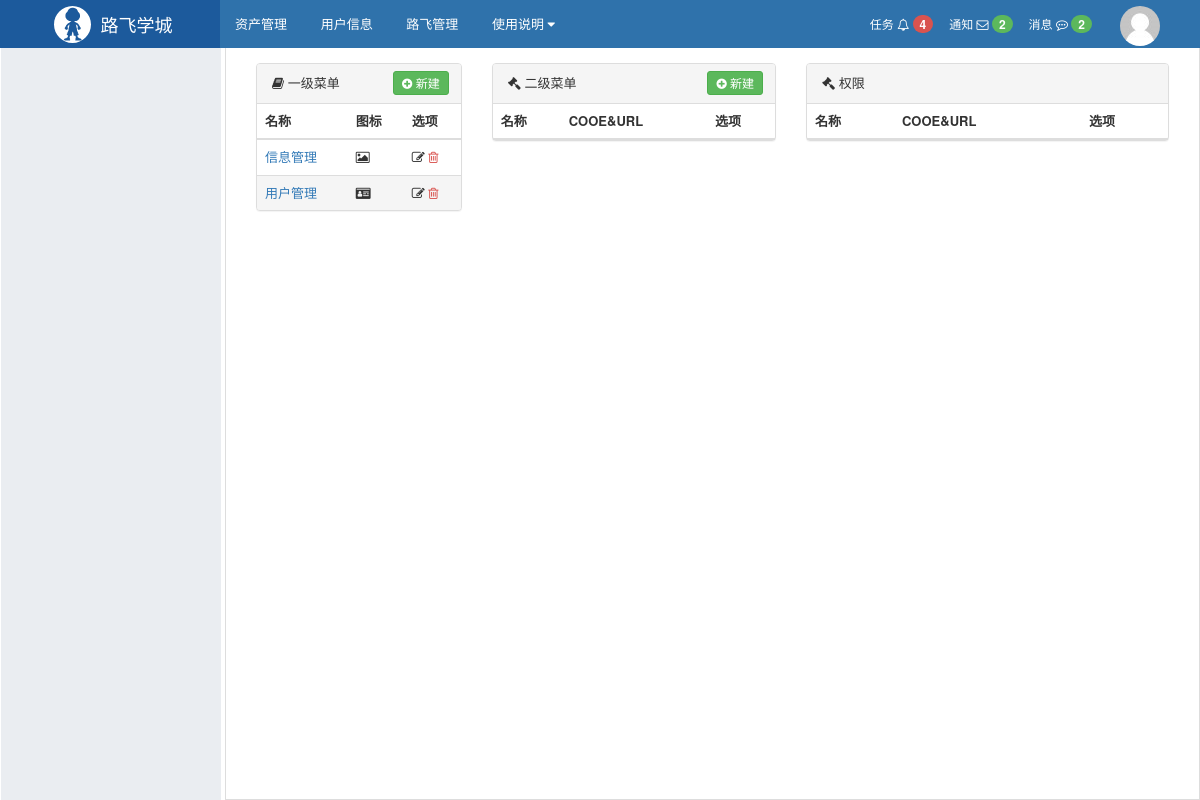
The page /rbac/menu/list/?mid=2 on the database as committed earlier.
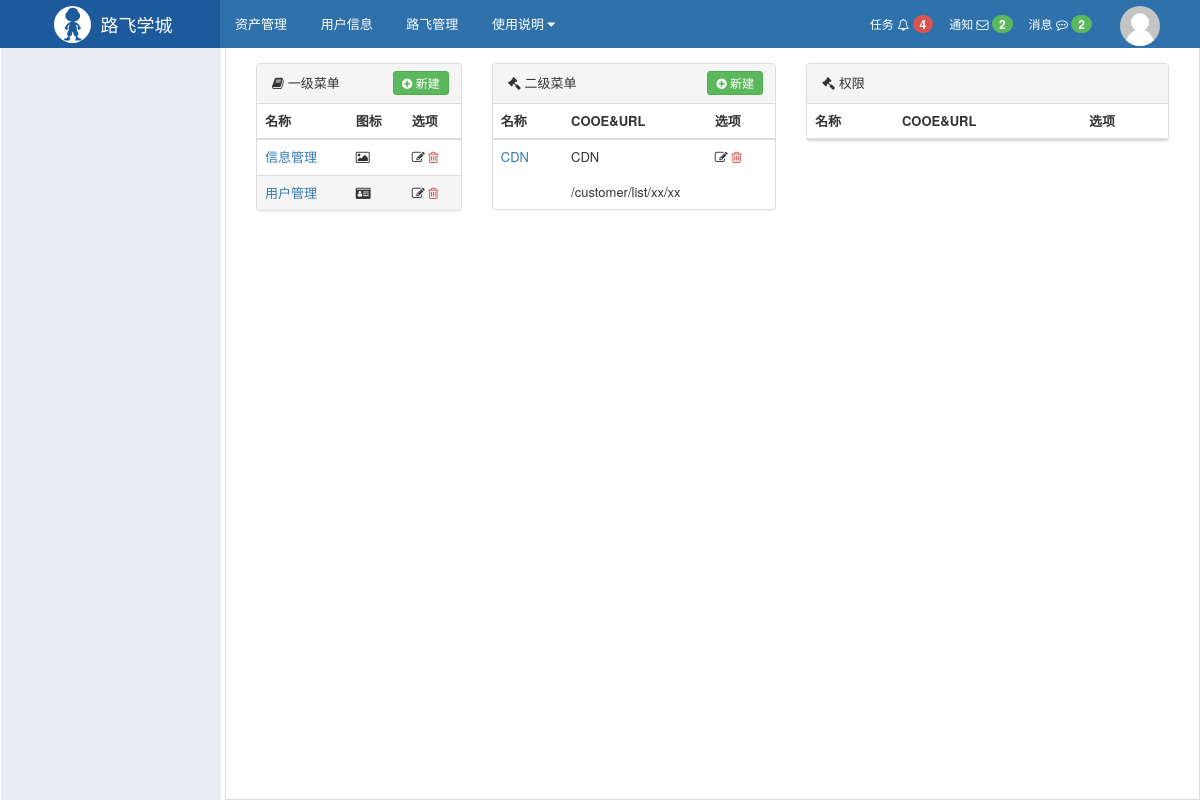
The same page on the database as committed later.
### rbac/models.py (models this page shows, shortened)
class Menu(models.Model):
    title = models.CharField(verbose_name='一级菜单', max_length=32)
    icon = models.CharField(verbose_name='图标', max_length=32,)

class Permission(models.Model):
    title = models.CharField(verbose_name='标题', max_length=32)
    url = models.CharField(verbose_name='含正则的URL', max_length=128)
    name = models.CharField(verbose_name='URL别名',max_length=32, unique=True)
    menu = models.ForeignKey(verbose_name='所属菜单', to='Menu', null=True, blank=True, help_text="null表示不是菜单，非null表示二级菜单",
                             on_delete=models.CASCADE)
    pid = models.ForeignKey(verbose_name='关联所有权限', to='Permission', null=True, blank=True,
                            help_text="对于非菜单权限需要选择一个可以成为菜单的权限，用户做默认展开菜单", on_delete=models.CASCADE,
                            related_name='parents')

### rbac/views/menu.py (the view)
def menu_list(request):
    menus = models.Menu.objects.all()
    menu_id = request.GET.get('mid')  # 用户选择的一级菜单
    second_menu_id = request.GET.get('sid')  # 用户选择的二级菜单
    menu_exists= models.Menu.objects.filter(id=menu_id).exists()  #查看标的id
    if not menu_exists:
        menu_id = None
    if menu_id:
        second_menu = models.Permission.objects.filter(menu_id=menu_id)
    else:
        second_menu = []
    second_menu_exists= models.Permission.objects.filter(id=second_menu_id).exists()  #查看标的id
    if not second_menu_exists:
        second_menu_id = None
    if second_menu_id:
        permission = models.Permission.objects.filter(pid_id=second_menu_id)
    else:
        permission = []
    return render(
        request, 'rbac/menu_list.html',
        {
            'menus': menus,
            'second_menu': second_menu,
            'menu_id': menu_id,
            'second_menu_id':second_menu_id,
            'permission':permission,
        })

### rbac/services/Menu_urls.py (called while the page is built)
def memory_cul(request, name, *args, **kwargs):
    basic_url = reverse(name, args=args, kwargs=kwargs)
    if not request.GET:
        return basic_url
    query_dict = QueryDict(mutable=True)
    query_dict['_filter'] = request.GET.urlencode()
    return "%s?%s" % (basic_url, query_dict.urlencode())

### rbac/templatetags/rbac.py (called while the page is built)
@register.simple_tag
def memory_cul(request, name, *args, **kwargs):
    return Menu_urls.memory_cul(request, name, *args, **kwargs)

### rbac/templates/rbac/menu_list.html (shortened to what the changed rows need)
{% extends 'layout.html' %}
{% load rbac %}
{% block content %}
    <div class="luffy-container">
        <div class="col-md-3">
            <div class="panel panel-default">
                <table class="table">
                    <thead>
                    <tr>
                        <th>名称</th>
                        <th>图标</th>
                        <th>选项</th>
                    </tr>
                    </thead>
                    <tbody>
                    {% for row in menus %}
                        <tr class="{% if row.id|safe == menu_id %}active{% endif %}">
                            <td>
                                <a href="?mid={{ row.id }}">{{ row.title }}
                                </a>
                            </td>
                            <td>
                                <i href="" class="fa {{ row.icon }}" aria-hidden="true">
                                </i>
                            </td>
                            <td>
                                <a style="color: #333333;" href="{% memory_cul request 'rbac:menu_edit' pk=row.id %}">
                                    <i class="fa fa-edit" aria-hidden="true">
                                    </i>
                                </a>
                                <a style="color: #d9534f;" href="{% memory_cul request 'rbac:menu_del' pk=row.id %}">
                                    <i class="fa fa-trash-o">
                                    </i>
                                </a>
                            </td>
                        </tr>
                    {% endfor %}
                    </tbody>
                </table>
            </div>
        </div>
        <div class="col-md-4">
            <div class="panel panel-default">
                <table class="table">
                    <thead>
                    <tr>
                        <th>名称</th>
                        <th>COOE&URL</th>
                        <th>选项</th>
                    </tr>
                    </thead>
                    <tbody>
                    {% for row in second_menu %}
                        <tr class="{% if row.id|safe == second_menu_id %} active{% endif %}">
                            <td rowspan="2"><a href="?mid={{ menu_id }}&sid={{ row.id }}">{{ row.title }}</a></td>
                            <td>{{ row.name }}</td>
                            <td>
                                <a style="color: #333333;"
                                   href="{% memory_cul request 'rbac:second_menu_edit' pk=row.id %}"><i
                                        class="fa fa-edit" aria-hidden="true"></i></a>
                                <a style="color: #d9534f;"
                                   href="{% memory_cul request 'rbac:second_menu_del' pk=row.id %}"><i
                                        class="fa fa-trash-o"></i></a>
                            </td>
                        </tr>
                        <tr class="{% if row.id|safe == second_menu_id %} active{% endif %}">
                            <td colspan="2" style="border-top: 0">{{ row.url }}</td>
                        </tr>
                    {% endfor %}
                    </tbody>
                </table>
            </div>
        </div>
        <div class="col-md-5">
            <div class="panel panel-default">
                <table class="table">
                    <thead>
                    <tr>
                        <th>名称</th>
                        <th>COOE&URL</th>
                        <th>选项</th>
                    </tr>
                    </thead>
                </table>
            </div>
        </div>
    </div>
{% endblock %}

Rows that differ between the two databases and show on the page:
added Permission: title "CDN", name "CDN", url "/customer/list/xx/xx"
